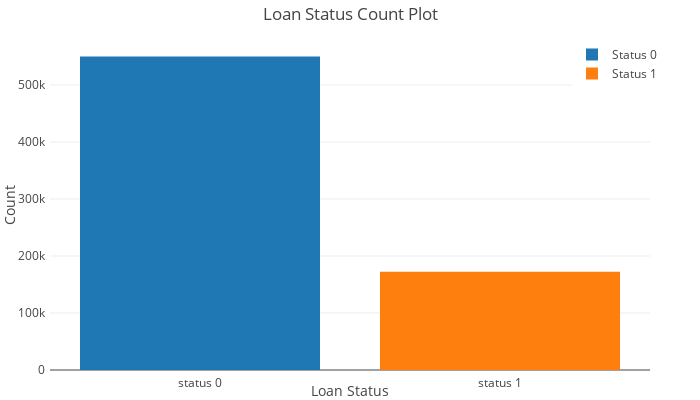

Here is the notebook cell this chart was saved with:
### Code cell
# visualize the target count distribution
data = [go.Bar(x=['status 0'], y=[target0], name='Status 0'), 
        go.Bar(x=['status 1'], y=[target1], name='Status 1')]

margin=go.layout.Margin(l=50, r=50, b=30, t=40, pad=4)
legend = dict(orientation='v', xanchor='auto')

layout = go.Layout(title='Loan Status Count Plot', xaxis=dict(title='Loan Status'), 
                   yaxis=dict(title='Count'), autosize=False, width=700, height=400, 
                   margin=margin, legend=legend)
fig = go.Figure(data=data, layout=layout)
iplot(fig)

### Figure 1 — Plotly figure (JSON) as saved in the notebook; plotly's stock layout.template omitted (floating-point values rounded to 4 significant figures)
{"data": [{"name": "Status 0", "type": "bar", "uid": "876aed8a-910b-11e8-801a-88e9fe51b829", "x": ["status 0"], "y": [549951]}, {"name": "Status 1", "type": "bar", "uid": "876c5bfa-910b-11e8-a536-88e9fe51b829", "x": ["status 1"], "y": [172191]}], "layout": {"autosize": false, "height": 400, "legend": {"orientation": "v", "xanchor": "auto"}, "margin": {"b": 30, "l": 50, "pad": 4, "r": 50, "t": 40}, "title": "Loan Status Count Plot", "width": 700, "xaxis": {"title": "Loan Status"}, "yaxis": {"title": "Count"}}}
